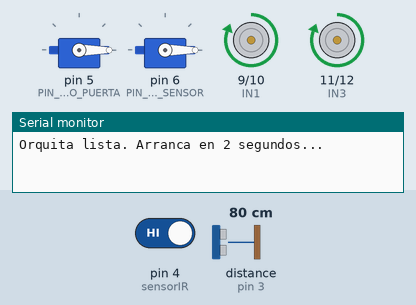
Bench run of a sketch on a simulated Arduino Uno, built with avr-gcc and run on an emulated ATmega328P. On the bench: 2 × servo, motor-driver pin pairs drawn as motors (green arrow = first pin HIGH = forward, orange = second pin HIGH = backward, longer = more drive, scaled by the enable pin), the last lines printed to the serial monitor. Wiring (inferred from the names in the program): ultrasonic range finder: trigger pin 2; echo pin 3. The test bench sets the inputs (shaded band); at power-on: distance to the obstacle (sensor on pin 3) 80 cm, pin 4 (sensorIR) HIGH. The echo pulse lasts 58.3 µs per cm.

Above: at 3.2 s.
3.3 s: distance to the obstacle (sensor on pin 3) set to 23 cm
4.9 s: distance to the obstacle (sensor on pin 3) set to 19 cm
At 5.3 s:
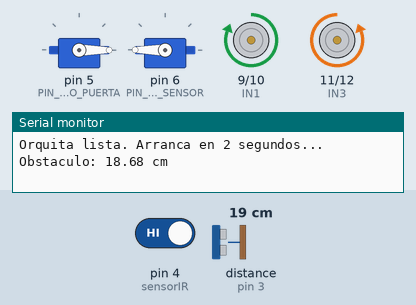
10.9 s: distance to the obstacle (sensor on pin 3) set to 35 cm
At 12.3 s:
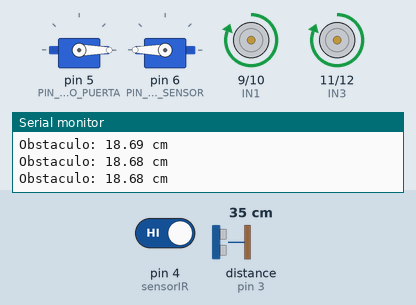
12.5 s: distance to the obstacle (sensor on pin 3) set to 2 cm
At 12.9 s:
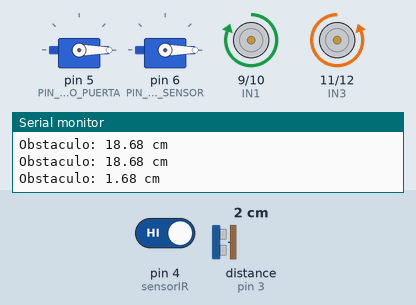
Timing chart, 0 to 16.5 s (numbered marks = the images above; inputs shaded):
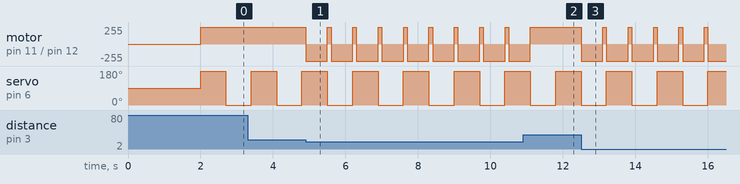

Measured:
- the behaviour switches between 21 and 20 cm on distance to the obstacle (sensor on pin 3) (found by bisection; images 0 and 1)
- after the input at 4.9 s, motor on pin 11 (IN3) / pin 12 (IN4): alternates forward 255/255 for 0.10 s and backward 255/255 for 0.60 s, starting at once
- after the input at 10.9 s, motor on pin 11 (IN3) / pin 12 (IN4): goes on until 11.1 s, then stays forward 255/255
- after the input at 12.5 s, motor on pin 11 (IN3) / pin 12 (IN4): alternates forward 255/255 for 0.10 s and backward 255/255 for 0.60 s, starting at once
- by itself, servo on pin 6 (PIN_SERVO_SENSOR): alternates 180° for 0.70 s and 0° for 0.70 s

The sketch:

sketch_nov22a.ino
```cpp
#include <Servo.h>

// ============================== PINES ===============================
// Sensores
const int trigPin  = 2;
const int echoPin  = 3;
const int sensorIR = 4;

// Servos (ambos de rotacion continua)
const int PIN_SERVO_PUERTA = 5;   // puerta: gira siempre
const int PIN_SERVO_SENSOR = 6;   // exploracion: barrido con ultrasonido

// Motores TT (puente H L298N)
const int ENA = 8;
const int IN1 = 9;
const int IN2 = 10;
const int IN3 = 11;
const int IN4 = 12;
const int ENB = 13;

// ============================== AJUSTES =============================
// --- Servo puerta ---
const int VELOCIDAD_PUERTA = 0;     // 0 o 180 segun el sentido que quieras (90 = parado)
const int PARADA_PUERTA    = 90;

// --- Servo sensor: barrido por tiempo ---
const int PARADA_SENSOR        = 90;
const int VEL_SENSOR_DERECHA   = 180;
const int VEL_SENSOR_IZQUIERDA = 0;
const unsigned long TIEMPO_180_GRADOS = 700;   // CALIBRAR

// --- Ultrasonido ---
const float DISTANCIA_OBSTACULO = 20.0;        // cm
const unsigned long INTERVALO_MEDICION = 100;  // ms

// --- Evasion ---
const unsigned long TIEMPO_EVASION = 600;      // ms girando a la derecha

// --- IR ---
const unsigned long TIEMPO_ESTABLE_IR = 40;    // ms (antirrebote)

// --- Arranque ---
const unsigned long RETRASO_INICIAL = 2000;    // ms antes de empezar a moverse

// ============================== OBJETOS =============================
Servo servoSensor;
Servo servoPuerta;

// ============================== ESTADO ==============================
// Barrido
bool barriendoADerecha = true;
unsigned long inicioTramo = 0;

// Ultrasonido
float distanciaActual = -1;
unsigned long ultimaMedicion = 0;

// Movimiento del robot
enum EstadoRobot { AVANZANDO, EVITANDO };
EstadoRobot estadoRobot = AVANZANDO;
unsigned long inicioEvasion = 0;

// IR
int ultimaLecturaIR = HIGH;
int estadoIRConfirmado = HIGH;
unsigned long tiempoCambioIR = 0;
unsigned long numeroCaptura = 0;

// ============================== MOTORES =============================
void detenerMotores() {
  digitalWrite(ENA, LOW);
  digitalWrite(ENB, LOW);
  digitalWrite(IN1, LOW);
  digitalWrite(IN2, LOW);
  digitalWrite(IN3, LOW);
  digitalWrite(IN4, LOW);
}

void avanzar() {
  digitalWrite(ENA, HIGH);
  digitalWrite(ENB, HIGH);
  digitalWrite(IN1, HIGH);
  digitalWrite(IN2, LOW);
  digitalWrite(IN3, HIGH);
  digitalWrite(IN4, LOW);
}

void girarIzquierda() {
  digitalWrite(ENA, HIGH);
  digitalWrite(ENB, HIGH);
  digitalWrite(IN1, LOW);
  digitalWrite(IN2, HIGH);
  digitalWrite(IN3, HIGH);
  digitalWrite(IN4, LOW);
}

void girarDerecha() {
  digitalWrite(ENA, HIGH);
  digitalWrite(ENB, HIGH);
  digitalWrite(IN1, HIGH);
  digitalWrite(IN2, LOW);
  digitalWrite(IN3, LOW);
  digitalWrite(IN4, HIGH);
}

// ============================== ULTRASONIDO =========================
float medirDistancia() {
  digitalWrite(trigPin, LOW);
  delayMicroseconds(2);
  digitalWrite(trigPin, HIGH);
  delayMicroseconds(10);
  digitalWrite(trigPin, LOW);

  unsigned long duracion = pulseIn(echoPin, HIGH, 18000);
  if (duracion == 0) return -1;

  return duracion * 0.0343 / 2.0;
}

void controlarUltrasonico() {
  if (millis() - ultimaMedicion < INTERVALO_MEDICION) return;
  ultimaMedicion = millis();

  distanciaActual = medirDistancia();

  // Si hay obstaculo y estaba avanzando, empieza la evasion
  if (estadoRobot == AVANZANDO && distanciaActual > 0 && distanciaActual < DISTANCIA_OBSTACULO) {
    Serial.print("Obstaculo: ");
    Serial.print(distanciaActual);
    Serial.println(" cm");

    estadoRobot = EVITANDO;
    inicioEvasion = millis();
    girarDerecha();
  }
}

// ============================== MOVIMIENTO ==========================
void controlarMovimiento() {
  if (estadoRobot == EVITANDO && millis() - inicioEvasion >= TIEMPO_EVASION) {
    estadoRobot = AVANZANDO;
    avanzar();
  }
}

// ============================== SENSOR IR ===========================
void detectarIR() {
  int lectura = digitalRead(sensorIR);

  if (lectura != ultimaLecturaIR) {
    tiempoCambioIR = millis();
    ultimaLecturaIR = lectura;
  }

  if (millis() - tiempoCambioIR >= TIEMPO_ESTABLE_IR && lectura != estadoIRConfirmado) {
    estadoIRConfirmado = lectura;

    if (estadoIRConfirmado == LOW) {
      numeroCaptura++;
      Serial.print(">>> CANICA DETECTADA <<< ");
      Serial.println(numeroCaptura);
    }
  }
}

// ============================== BARRIDO (pin 6) =====================
void iniciarTramo() {
  inicioTramo = millis();
  servoSensor.write(barriendoADerecha ? VEL_SENSOR_DERECHA : VEL_SENSOR_IZQUIERDA);
}

void controlarBarrido() {
  if (millis() - inicioTramo >= TIEMPO_180_GRADOS) {
    barriendoADerecha = !barriendoADerecha;
    iniciarTramo();
  }
}

// ============================== SETUP ===============================
void setup() {
  Serial.begin(9600);

  // Sensores
  pinMode(trigPin, OUTPUT);
  pinMode(echoPin, INPUT);
  pinMode(sensorIR, INPUT_PULLUP);

  // Motores
  pinMode(ENA, OUTPUT);
  pinMode(ENB, OUTPUT);
  pinMode(IN1, OUTPUT);
  pinMode(IN2, OUTPUT);
  pinMode(IN3, OUTPUT);
  pinMode(IN4, OUTPUT);
  detenerMotores();

  // Servos: arrancan detenidos
  servoPuerta.attach(PIN_SERVO_PUERTA);
  servoSensor.attach(PIN_SERVO_SENSOR);
  servoPuerta.write(PARADA_PUERTA);
  servoSensor.write(PARADA_SENSOR);

  // Inicializar IR
  ultimaLecturaIR = digitalRead(sensorIR);
  estadoIRConfirmado = ultimaLecturaIR;
  tiempoCambioIR = millis();

  Serial.println("Orquita lista. Arranca en 2 segundos...");
  delay(RETRASO_INICIAL);

  // Todo en marcha
  servoPuerta.write(VELOCIDAD_PUERTA);
  iniciarTramo();
  avanzar();
}

// ============================== LOOP ================================
void loop() {
  controlarBarrido();
  controlarUltrasonico();
  controlarMovimiento();
  detectarIR();
}
```
